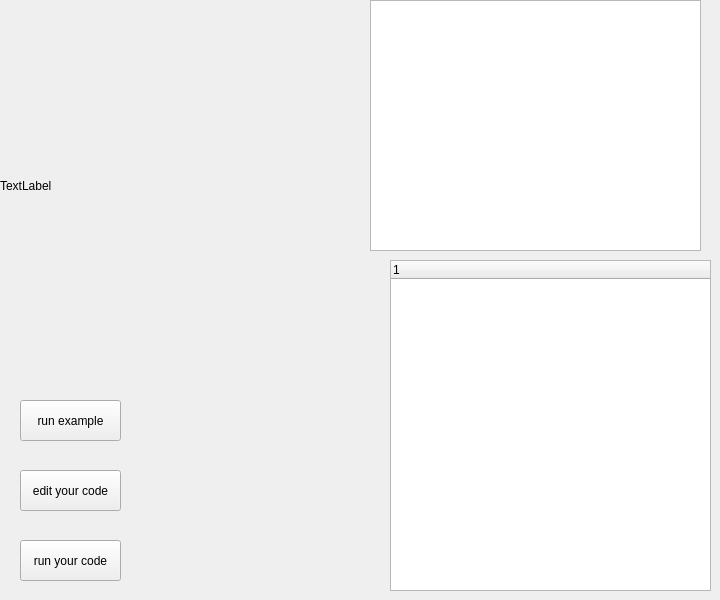
<?xml version="1.0" encoding="UTF-8"?>
<ui version="4.0">
 <class>exercise1</class>
 <widget class="QWidget" name="exercise1">
  <property name="geometry">
   <rect>
    <x>0</x>
    <y>0</y>
    <width>720</width>
    <height>600</height>
   </rect>
  </property>
  <property name="windowTitle">
   <string>Form</string>
  </property>
  <widget class="QPushButton" name="pushButton">
   <property name="geometry">
    <rect>
     <x>20</x>
     <y>400</y>
     <width>101</width>
     <height>41</height>
    </rect>
   </property>
   <property name="text">
    <string>run example</string>
   </property>
  </widget>
  <widget class="QGraphicsView" name="graphicsView_2">
   <property name="geometry">
    <rect>
     <x>370</x>
     <y>0</y>
     <width>331</width>
     <height>251</height>
    </rect>
   </property>
  </widget>
  <widget class="QPushButton" name="pushButton_2">
   <property name="geometry">
    <rect>
     <x>20</x>
     <y>540</y>
     <width>101</width>
     <height>41</height>
    </rect>
   </property>
   <property name="text">
    <string>run your code</string>
   </property>
  </widget>
  <widget class="QPushButton" name="pushButton_3">
   <property name="geometry">
    <rect>
     <x>20</x>
     <y>470</y>
     <width>101</width>
     <height>41</height>
    </rect>
   </property>
   <property name="text">
    <string>edit your code</string>
   </property>
  </widget>
  <widget class="QLabel" name="label">
   <property name="geometry">
    <rect>
     <x>0</x>
     <y>0</y>
     <width>371</width>
     <height>371</height>
    </rect>
   </property>
   <property name="text">
    <string>TextLabel</string>
   </property>
  </widget>
  <widget class="QTreeWidget" name="treeWidget">
   <property name="geometry">
    <rect>
     <x>390</x>
     <y>260</y>
     <width>321</width>
     <height>331</height>
    </rect>
   </property>
   <column>
    <property name="text">
     <string notr="true">1</string>
    </property>
   </column>
  </widget>
  <widget class="QWidget" name="gridLayoutWidget">
   <property name="geometry">
    <rect>
     <x>139</x>
     <y>399</y>
     <width>241</width>
     <height>191</height>
    </rect>
   </property>
   <layout class="QGridLayout" name="gridLayout"/>
  </widget>
 </widget>
 <resources/>
 <connections/>
</ui>
